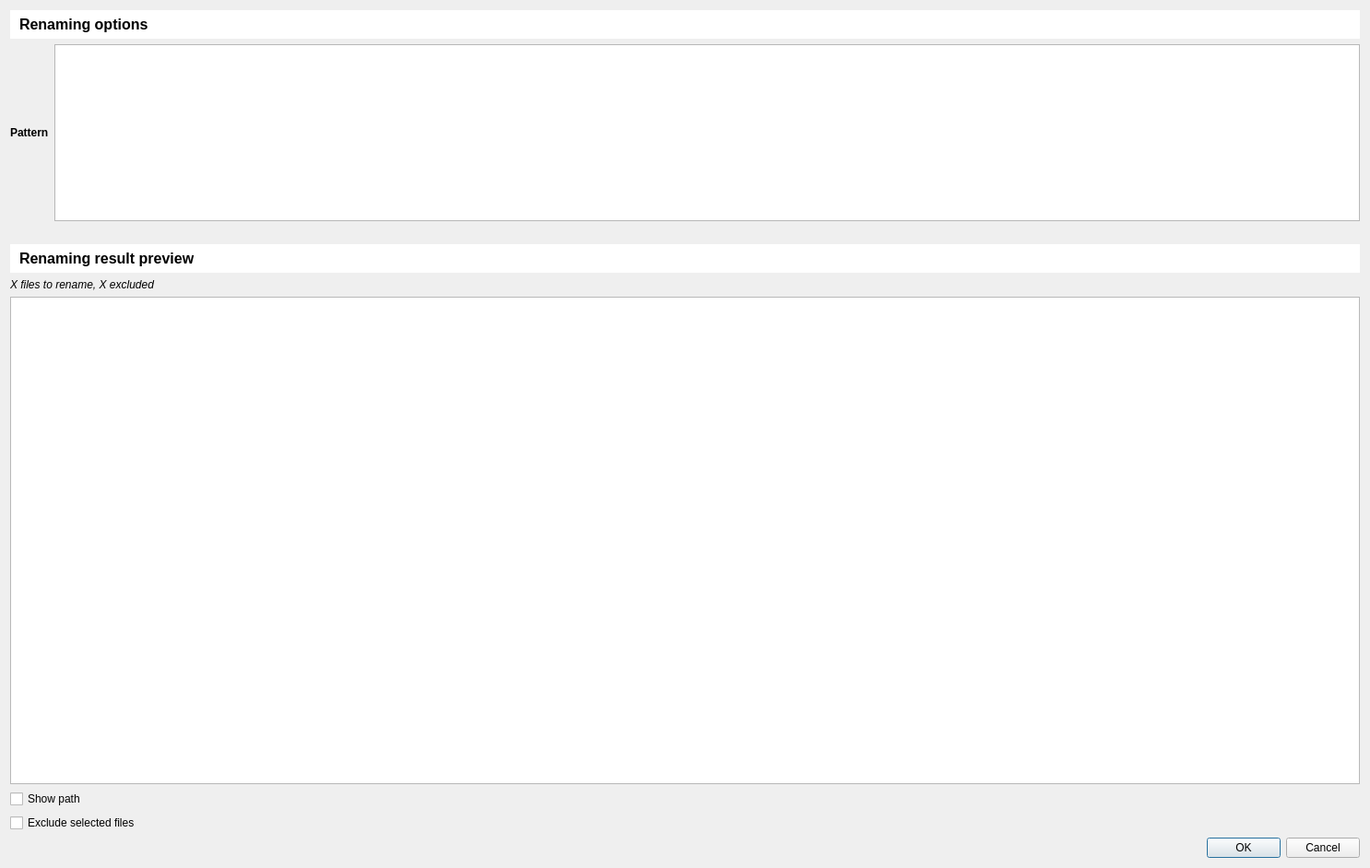
<?xml version="1.0" encoding="UTF-8"?>
<ui version="4.0">
 <class>Dialog</class>
 <widget class="QDialog" name="Dialog">
  <property name="geometry">
   <rect>
    <x>0</x>
    <y>0</y>
    <width>1486</width>
    <height>942</height>
   </rect>
  </property>
  <property name="windowTitle">
   <string>Dialog</string>
  </property>
  <layout class="QVBoxLayout" name="verticalLayout">
   <item>
    <widget class="QWidget" name="widget" native="true">
     <property name="sizePolicy">
      <sizepolicy hsizetype="Preferred" vsizetype="Maximum">
       <horstretch>0</horstretch>
       <verstretch>0</verstretch>
      </sizepolicy>
     </property>
     <layout class="QGridLayout" name="gridLayout">
      <property name="leftMargin">
       <number>0</number>
      </property>
      <property name="topMargin">
       <number>0</number>
      </property>
      <property name="rightMargin">
       <number>0</number>
      </property>
      <property name="bottomMargin">
       <number>0</number>
      </property>
      <item row="0" column="0" colspan="2">
       <widget class="QLabel" name="label_4">
        <property name="font">
         <font>
          <pointsize>12</pointsize>
          <weight>75</weight>
          <bold>true</bold>
         </font>
        </property>
        <property name="styleSheet">
         <string notr="true">background-color: palette(light);padding: 6;</string>
        </property>
        <property name="text">
         <string>Renaming options</string>
        </property>
        <property name="margin">
         <number>4</number>
        </property>
       </widget>
      </item>
      <item row="2" column="1">
       <widget class="QLabel" name="lblError">
        <property name="font">
         <font>
          <family>DejaVu Sans Mono, Consolas, Courier New</family>
          <pointsize>8</pointsize>
         </font>
        </property>
        <property name="text">
         <string/>
        </property>
       </widget>
      </item>
      <item row="1" column="0">
       <widget class="QLabel" name="label">
        <property name="font">
         <font>
          <weight>75</weight>
          <bold>true</bold>
         </font>
        </property>
        <property name="text">
         <string>Pattern</string>
        </property>
       </widget>
      </item>
      <item row="1" column="1">
       <widget class="WCodeEditor" name="cePattern">
        <property name="sizePolicy">
         <sizepolicy hsizetype="Expanding" vsizetype="Maximum">
          <horstretch>0</horstretch>
          <verstretch>0</verstretch>
         </sizepolicy>
        </property>
        <property name="font">
         <font>
          <family>DejaVu Sans Mono, Consolas, Courier New</family>
         </font>
        </property>
        <property name="verticalScrollBarPolicy">
         <enum>Qt::ScrollBarAlwaysOff</enum>
        </property>
        <property name="horizontalScrollBarPolicy">
         <enum>Qt::ScrollBarAlwaysOff</enum>
        </property>
        <property name="sizeAdjustPolicy">
         <enum>QAbstractScrollArea::AdjustIgnored</enum>
        </property>
        <property name="lineWrapMode">
         <enum>QPlainTextEdit::NoWrap</enum>
        </property>
        <property name="maximumBlockCount">
         <number>0</number>
        </property>
       </widget>
      </item>
     </layout>
    </widget>
   </item>
   <item>
    <widget class="QLabel" name="label_5">
     <property name="font">
      <font>
       <pointsize>12</pointsize>
       <weight>75</weight>
       <bold>true</bold>
      </font>
     </property>
     <property name="styleSheet">
      <string notr="true">background-color: palette(light);padding: 6;</string>
     </property>
     <property name="text">
      <string>Renaming result preview</string>
     </property>
     <property name="margin">
      <number>4</number>
     </property>
    </widget>
   </item>
   <item>
    <widget class="QLabel" name="lblNbFiles">
     <property name="font">
      <font>
       <italic>true</italic>
      </font>
     </property>
     <property name="text">
      <string>X files to rename, X excluded</string>
     </property>
    </widget>
   </item>
   <item>
    <widget class="QTreeView" name="tvResultPreview">
     <property name="sizePolicy">
      <sizepolicy hsizetype="Expanding" vsizetype="MinimumExpanding">
       <horstretch>0</horstretch>
       <verstretch>0</verstretch>
      </sizepolicy>
     </property>
     <property name="font">
      <font>
       <family>DejaVu Sans Mono, Consolas, Courier New</family>
      </font>
     </property>
     <property name="horizontalScrollBarPolicy">
      <enum>Qt::ScrollBarAsNeeded</enum>
     </property>
     <property name="editTriggers">
      <set>QAbstractItemView::NoEditTriggers</set>
     </property>
     <property name="alternatingRowColors">
      <bool>true</bool>
     </property>
     <property name="selectionMode">
      <enum>QAbstractItemView::ExtendedSelection</enum>
     </property>
     <property name="selectionBehavior">
      <enum>QAbstractItemView::SelectRows</enum>
     </property>
     <property name="sortingEnabled">
      <bool>true</bool>
     </property>
    </widget>
   </item>
   <item>
    <widget class="QCheckBox" name="cbShowPath">
     <property name="text">
      <string>Show path</string>
     </property>
    </widget>
   </item>
   <item>
    <widget class="QCheckBox" name="cbExcludeSelected">
     <property name="text">
      <string>Exclude selected files</string>
     </property>
    </widget>
   </item>
   <item>
    <widget class="QDialogButtonBox" name="buttonBox">
     <property name="orientation">
      <enum>Qt::Horizontal</enum>
     </property>
     <property name="standardButtons">
      <set>QDialogButtonBox::Cancel|QDialogButtonBox::Ok</set>
     </property>
    </widget>
   </item>
  </layout>
 </widget>
 <customwidgets>
  <customwidget>
   <class>WCodeEditor</class>
   <extends>QPlainTextEdit</extends>
   <header>bulicommander.pktk.widgets.wcodeeditor</header>
  </customwidget>
 </customwidgets>
 <resources/>
 <connections>
  <connection>
   <sender>buttonBox</sender>
   <signal>accepted()</signal>
   <receiver>Dialog</receiver>
   <slot>accept()</slot>
   <hints>
    <hint type="sourcelabel">
     <x>248</x>
     <y>254</y>
    </hint>
    <hint type="destinationlabel">
     <x>157</x>
     <y>274</y>
    </hint>
   </hints>
  </connection>
  <connection>
   <sender>buttonBox</sender>
   <signal>rejected()</signal>
   <receiver>Dialog</receiver>
   <slot>reject()</slot>
   <hints>
    <hint type="sourcelabel">
     <x>316</x>
     <y>260</y>
    </hint>
    <hint type="destinationlabel">
     <x>286</x>
     <y>274</y>
    </hint>
   </hints>
  </connection>
 </connections>
</ui>
